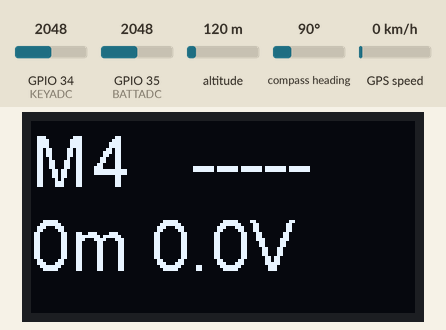
Bench run of a sketch on a simulated ESP32. Parts: 128×64 one-colour display. The inputs (shaded band) are chosen by the test bench; at power-on: GPIO 34 (KEYADC) = 2048, GPIO 35 (BATTADC) = 2048, altitude 120 m, compass heading 90°, GPS speed 0 km/h. The GPS gets a fix after 3 s at 37.7749, -122.4194 with 8 satellites; no radio packets arrive unless stated; what the sketch prints to the serial monitor is not drawn.

Above: at 1.3 s.
1.4 s: GPIO 34 (KEYADC) set to 2866
At 5.2 s:
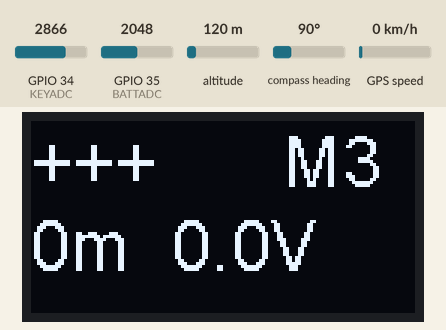
5.5 s: GPIO 34 (KEYADC) set to 1228
At 6.7 s:
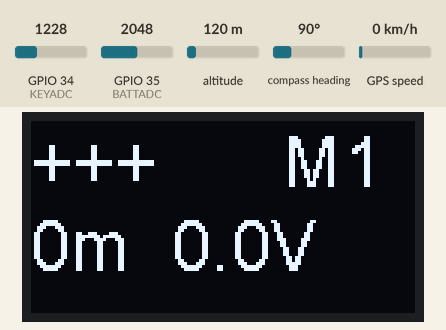
9.0 s: GPIO 34 (KEYADC) set to 122
At 10.2 s:
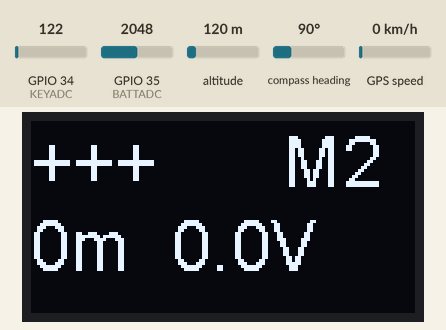
Timing chart, 0 to 12.0 s (numbered marks = the images above; inputs shaded):
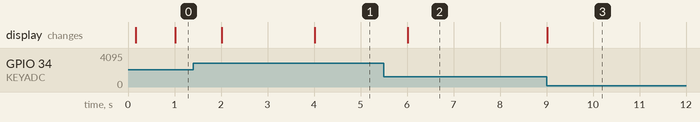

The sketch:

GPS_Tag_Tx.ino
```cpp
// This code is the tag side of the GPS tracking tag
// Mike Holden 2025
// It receives the GPS location and mode button and sends that plus other stuff over the lora radio
// It communicates to the vehicle's lora processor which does all the mavlink.  No mavlink done on this code
// *Processes:
//  **The button matrix is wired with a voltage divider so it can be polled with the ADC
//  **Both the lora data and GPS data are polled in loop
//  **The lora data is captured and processed by the function cbk(),
//    then a data structure is filled with the info
//  **Lora outgoing info is also sent to the vehicle periodically, to tell it what to do
//  **Loop also updates the display and serial.prints debug information periodically
// *board is Lilygo Lora32 display (T-Display) or T-beam #2


//Notes to myself:
//GET gps on T-Beam and send on LORA
// T-Beam board
// some code from SerialToSerial.ino example
// and ttgo gps example https://github.com/LilyGO/TTGO-T-Beam/tree/master/GPS
// Had to reset my board with this first: https://github.com/eriktheV-king/TTGO_T-beam_GPS-reset/blob/master/T22-GPS-reset-v3/T22-GPS-reset-v3.ino
// maybe in the future use radiohead library instead of LoRa library for structured data not nmea repeater?
// https://www.airspayce.com/mikem/arduino/RadioHead/packingdata.html

// updated for lilygo lora32 board with external GPS as T-beam GPS sucked.
// one pin on the lora changes and added ssd1306 display for UI

#include <SPI.h>
#include <LoRa.h>  // tried the one by Sandeep Mistry
#include <TinyGPSPlus.h>
#include "SSD1306.h" // ESP32 version by ThingPulse Fabrice Weinberg or is it Alexey Dynda's IDK

// lora pinout
#define SCK     5    // GPIO5  -- SX1278's SCK
#define MISO    19   // GPIO19 -- SX1278's MISnO
#define MOSI    27   // GPIO27 -- SX1278's MOSI
#define SS      18   // GPIO18 -- SX1278's CS
#define RST     23   // GPIO14 -- SX1278's RESET  (14 for T-Beam, 23 for lora32)
#define DI0     26   // GPIO26 -- SX1278's IRQ(Interrupt Request)
#define BAND  915E6

// keypad pinout (4 buttons in voltage divider ladder)
// 3.3v-R1-R2-R3-R4-Gnd
//        |  |  |  |
//       B1 B2  B3 B4
//   keypad common to ADC pin
// 10k pullup on ADC

#define KEYADC  34

// battery monitoring when switched on
// sends to serial as that is how it charges
// could add to display if use smaller font
// voltage divider 4.20 fully charged so gain of 2/3 works
//  Vbatt--1k--ADC--2k--Gnd
#define BATTADC 35

// GPS Pins
#define GPTX  25 // Tx to GPS Rx
#define GPRX  4 // Rx to GPS Tx (35 is input only)
#define GPBAUD 115200

struct GPS_mode_t {
  long mode;
  double lat;
  double lon;
  float vel_mps;
  float heading_deg;
  uint8_t sum;
} __attribute__((packed));

GPS_mode_t GPS_mode;

struct FC_info_t {
  float volts;
  float range_m;
  uint8_t sum;
} __attribute__((packed));

FC_info_t FC_info, FC_temp;
uint8_t msgbuffy[200];


HardwareSerial GPS(1);
TinyGPSPlus GPSloc;
int Status_GPS=0, Status_LORA=0, Status_button=0, dtPrint=1000, dtLora=2000;;
unsigned long print_time;
unsigned long lora_time;
int isValid, isUpdated;

char data,done=0;

String rssi = "RSSI --";
String packSize = "--";
//String packet ;

// Initialize the OLED display using Wire library
SSD1306  display(0x3c, 21, 22);

void setupscreen(void) {
  display.init();
  display.flipScreenVertically();
  display.setFont(ArialMT_Plain_24);
  display.clear();
  display.drawString(0, 0, "Hello!\r\noff we go");
  display.display();
}


void setup() {
  Serial.begin(115200);
  GPS.begin(GPBAUD, SERIAL_8N1, GPRX, GPTX);

  // Initialise LED display
  setupscreen();

  delay(100);

  Serial.println("LoRa Sender Test");

  SPI.begin(SCK,MISO,MOSI,SS);
  LoRa.setPins(SS,RST,DI0);
  if (!LoRa.begin(BAND)) {
    Serial.println("Starting LoRa failed!");
    while (1);
  }
  //LoRa.onReceive(cbk);
//  LoRa.receive();
  Serial.println("init ok");

  Serial.println("The device started, go go!");
}

void read_GPS() {
  if (GPS.available()) {
    data=GPS.read();
    GPSloc.encode(data); // parses NMEA
    //Serial.write(data);
    isUpdated = GPSloc.location.isUpdated();
    isValid = GPSloc.location.isValid();

    if (isValid && (GPSloc.location.age() < 2000)) {
      // fill struct
      GPS_mode.lat = GPSloc.location.lat();
      GPS_mode.lon = GPSloc.location.lng();
      GPS_mode.vel_mps = GPSloc.speed.mps();
      GPS_mode.heading_deg = GPSloc.course.deg();
      Status_GPS=2;

    }  else {
      // This is not an error until a full sentence comes in
      if (data==13) { // EOL
        // Serial.print("waiting for GPS: ");
        // Serial.print(GPSloc.time.value());
        // Serial.print(" Nsats=");
        // Serial.println(GPSloc.satellites.value());
        // GPS_mode.mode = (millis()/1000)%4 + 999;
        // GPS_mode.lat = 0.0;
        // GPS_mode.lon = 0.0;

        Status_GPS=1;

      }
    }
  } // GPS Available test
}

uint8_t xor_checksum(const void *data, size_t size) {
  // ugh written by AI: google search "xor checksum c structures example"
  // Of course had a bug where it included the checksum in the calculations
  // changed for loop to skip last byte.
  // Tested by M Holden to seem to work now.
    uint8_t checksum = 0;
    const uint8_t *bytes = (const uint8_t *)data;

    for (size_t i = 0; i < size-1; i++) {
        checksum ^= bytes[i];
    }

    return checksum;
}

void lora_stuff() {
      //GPS_mode.sum = (long) GPS_mode.mode + (long)(GPS_mode.lat*100000.0) + (long)(GPS_mode.lon*100000.0); // checksomething
      GPS_mode.sum = xor_checksum(&GPS_mode, sizeof(GPS_mode_t)); // checksomething

      // send packet
      LoRa.beginPacket();
      //LoRa.print(packet);
      LoRa.write((uint8_t*)&GPS_mode, sizeof(GPS_mode));
      LoRa.endPacket();
      Serial.print("sent: ");
      Serial.print(GPS_mode.mode);
      Serial.print(" Lat:");
      Serial.print(GPS_mode.lat,8);
      Serial.print(" Lon:");
      Serial.print(GPS_mode.lon,8);
      Serial.print(" sum:");
      Serial.println(GPS_mode.sum);

}

void cbk(int packetSize) {
  for (int i = 0; i < packetSize; i++) {
    msgbuffy[i] = LoRa.read();
  }

  memcpy(&FC_temp, &msgbuffy, sizeof(FC_temp));

  //FC_info.sum = FC_temp.volts + FC_temp.range_m; // checksomething
  FC_info.sum = xor_checksum(&FC_temp, sizeof(FC_info_t)); // checksomething

  if (FC_temp.sum == FC_info.sum) {
    FC_info = FC_temp;
  } else {
    Serial.print("ERROR ");
    Serial.print(FC_temp.sum);
    Serial.print(" not ");
    Serial.print(FC_info.sum);

  }
  // //rssi = "RSSI " + String(LoRa.packetRssi(), DEC) ;
  // loraData();
  //LoRa.read((uint8_t*)&GPS_mode, sizeof(GPS_mode));

}


void loop() {

  // Get mode info from UI
  //GPS_mode.mode = (millis()/10000)%4;
  // 4 button matrix (label 0-3) wired with voltage dividers so that:
  // no press = 3.3V
  // 3 = 2.53V
  // 2 = 1.8V
  // 1 = 0.999V
  // 0 = 0V
  float butV = analogRead(KEYADC)*3.3/4095.0;
  if (butV < 0.5) {
    GPS_mode.mode=1; //1
  } else {
    if (butV < 1.4) {
      GPS_mode.mode=0; //0
    } else {
      if (butV < 2.2) {
        GPS_mode.mode=3; //3
      } else {
        if (butV < 3.0) {
          GPS_mode.mode=2; //2
        }
      }
    }
  }

  // 0.66 voltage divider gain so 5V = 3.3/0.66 Max
  float battV = analogRead(BATTADC)*5.0/4095.0;

  // poll and handle lora
  int packetSize = LoRa.parsePacket();
  // Serial.print("packet: ");
  // Serial.print(packetSize);
  if (packetSize) {
    Serial.print("Getting..");
    cbk(packetSize);
    Serial.print("got: ");
    Serial.print(FC_info.volts);
    Serial.print(" volts, ");
    Serial.print(FC_info.range_m);
    Serial.println(" m");
    // display.clear();
    // display.drawString(0, 0, String(millis()) + " Mode " + String(GPS_mode.mode));
    // display.drawString(0, 16, String(GPS_mode.lat,5));
    // display.drawString(0, 32, String(GPS_mode.lon,5));
    // display.display();
  }

  // Poll and handle GPS
  read_GPS();

  // update display periodically
  if (millis() >= print_time) {
    // update display
    display.clear();

    if (Status_GPS ==1) {
      display.drawString(0, 0, "M" + String(GPS_mode.mode+1) + "   -----"
        + "\r\n"+String(FC_info.range_m,0) + "m " + String(FC_info.volts,1)+"V" );
    } else {
      display.drawString(0, 0, "+++      M" + String(GPS_mode.mode+1)
        + "\r\n"+String(FC_info.range_m,0) + "m  " + String(FC_info.volts,1)+"V" );
    }
    display.display();

    if (Status_GPS ==1) {
      Serial.print("waiting for GPS: ");
    } else {
      if (Status_GPS==2) {
        Serial.print("Good GPS: ");
      } else {
        Serial.print("No GPS: ");
      }
    }

    Serial.print(GPSloc.time.value());
    Serial.print(" Nsats=");
    Serial.print(GPSloc.satellites.value());
    Serial.print(", Upd: ");
    Serial.print(isUpdated);
    Serial.print(", Val: ");
    Serial.print(isValid);
    Serial.print(", Batt:");
    Serial.print(battV);
    Serial.println("");

    print_time += dtPrint;
  }

  // transmit to lora periodically
  if (millis() >= lora_time) {
    lora_stuff();
    lora_time += dtLora;
  }

}
```

Measured:
- after the input at 1.4 s, the display: first changes after 0.62 s (image 1 shows a later state)
- after the input at 5.5 s, the display: changes after 0.51 s (image 2)
- after the input at 9.0 s, the display: changes at once (image 3)
